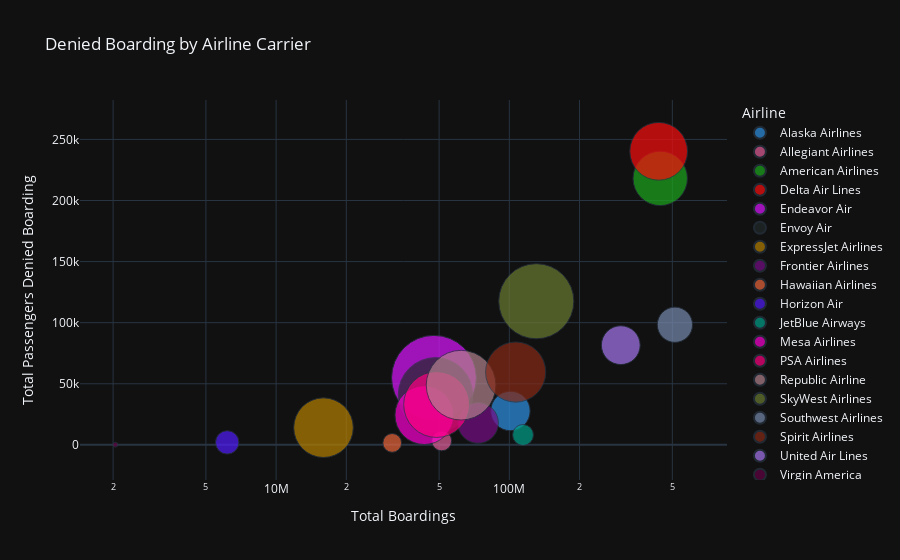

This figure's notebook cell:
### Code cell
fig = px.scatter(denied_boarding.groupby('CARRIER').sum(numeric_only=True).reset_index(), 
                 x=6, y="total_denials",
	         size="perc_denied_boarding", color="CARRIER",
                 hover_name="CARRIER", log_x=True, size_max=60, 
                 labels={
                     "6": "Total Boardings",
                     "total_denials": "Total Passengers Denied Boarding",
                     "CARRIER": "Airline",
                     "perc_denied_boarding":"Percent Denied Boarding"
                 },
                title="Denied Boarding by Airline Carrier", 
                color_discrete_sequence=px.colors.qualitative.Dark24)
fig.show()

### Figure 1 — Plotly figure (JSON) as saved in the notebook; plotly's stock layout.template omitted (floating-point values rounded to 4 significant figures)
{"data": [{"hovertemplate": "<b>%{hovertext}</b><br><br>Airline=Alaska Airlines<br>Total Boardings=%{x}<br>Total Passengers Denied Boarding=%{y}<br>Percent Denied Boarding=%{marker.size}<extra></extra>", "hovertext": ["Alaska Airlines"], "legendgroup": "Alaska Airlines", "marker": {"color": "#2E91E5", "size": [0.3563], "sizemode": "area", "sizeref": 0.0004576, "symbol": "circle"}, "mode": "markers", "name": "Alaska Airlines", "orientation": "v", "showlegend": true, "type": "scatter", "x": [101104099], "xaxis": "x", "y": [27723], "yaxis": "y"}, {"hovertemplate": "<b>%{hovertext}</b><br><br>Airline=Allegiant Airlines<br>Total Boardings=%{x}<br>Total Passengers Denied Boarding=%{y}<br>Percent Denied Boarding=%{marker.size}<extra></extra>", "hovertext": ["Allegiant Airlines"], "legendgroup": "Allegiant Airlines", "marker": {"color": "#E15F99", "size": [0.0908], "sizemode": "area", "sizeref": 0.0004576, "symbol": "circle"}, "mode": "markers", "name": "Allegiant Airlines", "orientation": "v", "showlegend": true, "type": "scatter", "x": [51288460], "xaxis": "x", "y": [3243], "yaxis": "y"}, {"hovertemplate": "<b>%{hovertext}</b><br><br>Airline=American Airlines<br>Total Boardings=%{x}<br>Total Passengers Denied Boarding=%{y}<br>Percent Denied Boarding=%{marker.size}<extra></extra>", "hovertext": ["American Airlines"], "legendgroup": "American Airlines", "marker": {"color": "#1CA71C", "size": [0.6784], "sizemode": "area", "sizeref": 0.0004576, "symbol": "circle"}, "mode": "markers", "name": "American Airlines", "orientation": "v", "showlegend": true, "type": "scatter", "x": [443604525], "xaxis": "x", "y": [218090], "yaxis": "y"}, {"hovertemplate": "<b>%{hovertext}</b><br><br>Airline=Delta Air Lines<br>Total Boardings=%{x}<br>Total Passengers Denied Boarding=%{y}<br>Percent Denied Boarding=%{marker.size}<extra></extra>", "hovertext": ["Delta Air Lines"], "legendgroup": "Delta Air Lines", "marker": {"color": "#FB0D0D", "size": [0.7641], "sizemode": "area", "sizeref": 0.0004576, "symbol": "circle"}, "mode": "markers", "name": "Delta Air Lines", "orientation": "v", "showlegend": true, "type": "scatter", "x": [436882426], "xaxis": "x", "y": [240282], "yaxis": "y"}, {"hovertemplate": "<b>%{hovertext}</b><br><br>Airline=Endeavor Air<br>Total Boardings=%{x}<br>Total Passengers Denied Boarding=%{y}<br>Percent Denied Boarding=%{marker.size}<extra></extra>", "hovertext": ["Endeavor Air"], "legendgroup": "Endeavor Air", "marker": {"color": "#DA16FF", "size": [1.647], "sizemode": "area", "sizeref": 0.0004576, "symbol": "circle"}, "mode": "markers", "name": "Endeavor Air", "orientation": "v", "showlegend": true, "type": "scatter", "x": [47518056], "xaxis": "x", "y": [54878], "yaxis": "y"}, {"hovertemplate": "<b>%{hovertext}</b><br><br>Airline=Envoy Air<br>Total Boardings=%{x}<br>Total Passengers Denied Boarding=%{y}<br>Percent Denied Boarding=%{marker.size}<extra></extra>", "hovertext": ["Envoy Air"], "legendgroup": "Envoy Air", "marker": {"color": "#222A2A", "size": [1.266], "sizemode": "area", "sizeref": 0.0004576, "symbol": "circle"}, "mode": "markers", "name": "Envoy Air", "orientation": "v", "showlegend": true, "type": "scatter", "x": [48232731], "xaxis": "x", "y": [40948], "yaxis": "y"}, {"hovertemplate": "<b>%{hovertext}</b><br><br>Airline=ExpressJet Airlines<br>Total Boardings=%{x}<br>Total Passengers Denied Boarding=%{y}<br>Percent Denied Boarding=%{marker.size}<extra></extra>", "hovertext": ["ExpressJet Airlines"], "legendgroup": "ExpressJet Airlines", "marker": {"color": "#B68100", "size": [0.8132], "sizemode": "area", "sizeref": 0.0004576, "symbol": "circle"}, "mode": "markers", "name": "ExpressJet Airlines", "orientation": "v", "showlegend": true, "type": "scatter", "x": [15968868], "xaxis": "x", "y": [14048], "yaxis": "y"}, {"hovertemplate": "<b>%{hovertext}</b><br><br>Airline=Frontier Airlines<br>Total Boardings=%{x}<br>Total Passengers Denied Boarding=%{y}<br>Percent Denied Boarding=%{marker.size}<extra></extra>", "hovertext": ["Frontier Airlines"], "legendgroup": "Frontier Airlines", "marker": {"color": "#750D86", "size": [0.378], "sizemode": "area", "sizeref": 0.0004576, "symbol": "circle"}, "mode": "markers", "name": "Frontier Airlines", "orientation": "v", "showlegend": true, "type": "scatter", "x": [73460277], "xaxis": "x", "y": [17892], "yaxis": "y"}, {"hovertemplate": "<b>%{hovertext}</b><br><br>Airline=Hawaiian Airlines<br>Total Boardings=%{x}<br>Total Passengers Denied Boarding=%{y}<br>Percent Denied Boarding=%{marker.size}<extra></extra>", "hovertext": ["Hawaiian Airlines"], "legendgroup": "Hawaiian Airlines", "marker": {"color": "#EB663B", "size": [0.0808], "sizemode": "area", "sizeref": 0.0004576, "symbol": "circle"}, "mode": "markers", "name": "Hawaiian Airlines", "orientation": "v", "showlegend": true, "type": "scatter", "x": [31462717], "xaxis": "x", "y": [1573], "yaxis": "y"}, {"hovertemplate": "<b>%{hovertext}</b><br><br>Airline=Horizon Air<br>Total Boardings=%{x}<br>Total Passengers Denied Boarding=%{y}<br>Percent Denied Boarding=%{marker.size}<extra></extra>", "hovertext": ["Horizon Air"], "legendgroup": "Horizon Air", "marker": {"color": "#511CFB", "size": [0.1253], "sizemode": "area", "sizeref": 0.0004576, "symbol": "circle"}, "mode": "markers", "name": "Horizon Air", "orientation": "v", "showlegend": true, "type": "scatter", "x": [6171662], "xaxis": "x", "y": [2009], "yaxis": "y"}, {"hovertemplate": "<b>%{hovertext}</b><br><br>Airline=JetBlue Airways<br>Total Boardings=%{x}<br>Total Passengers Denied Boarding=%{y}<br>Percent Denied Boarding=%{marker.size}<extra></extra>", "hovertext": ["JetBlue Airways"], "legendgroup": "JetBlue Airways", "marker": {"color": "#00A08B", "size": [0.1005], "sizemode": "area", "sizeref": 0.0004576, "symbol": "circle"}, "mode": "markers", "name": "JetBlue Airways", "orientation": "v", "showlegend": true, "type": "scatter", "x": [114478024], "xaxis": "x", "y": [8094], "yaxis": "y"}, {"hovertemplate": "<b>%{hovertext}</b><br><br>Airline=Mesa Airlines<br>Total Boardings=%{x}<br>Total Passengers Denied Boarding=%{y}<br>Percent Denied Boarding=%{marker.size}<extra></extra>", "hovertext": ["Mesa Airlines"], "legendgroup": "Mesa Airlines", "marker": {"color": "#FB00D1", "size": [0.7911], "sizemode": "area", "sizeref": 0.0004576, "symbol": "circle"}, "mode": "markers", "name": "Mesa Airlines", "orientation": "v", "showlegend": true, "type": "scatter", "x": [43209724], "xaxis": "x", "y": [24334], "yaxis": "y"}, {"hovertemplate": "<b>%{hovertext}</b><br><br>Airline=PSA Airlines<br>Total Boardings=%{x}<br>Total Passengers Denied Boarding=%{y}<br>Percent Denied Boarding=%{marker.size}<extra></extra>", "hovertext": ["PSA Airlines"], "legendgroup": "PSA Airlines", "marker": {"color": "#FC0080", "size": [0.994], "sizemode": "area", "sizeref": 0.0004576, "symbol": "circle"}, "mode": "markers", "name": "PSA Airlines", "orientation": "v", "showlegend": true, "type": "scatter", "x": [48783231], "xaxis": "x", "y": [33011], "yaxis": "y"}, {"hovertemplate": "<b>%{hovertext}</b><br><br>Airline=Republic Airline<br>Total Boardings=%{x}<br>Total Passengers Denied Boarding=%{y}<br>Percent Denied Boarding=%{marker.size}<extra></extra>", "hovertext": ["Republic Airline"], "legendgroup": "Republic Airline", "marker": {"color": "#B2828D", "size": [1.112], "sizemode": "area", "sizeref": 0.0004576, "symbol": "circle"}, "mode": "markers", "name": "Republic Airline", "orientation": "v", "showlegend": true, "type": "scatter", "x": [62113029], "xaxis": "x", "y": [48839], "yaxis": "y"}, {"hovertemplate": "<b>%{hovertext}</b><br><br>Airline=SkyWest Airlines<br>Total Boardings=%{x}<br>Total Passengers Denied Boarding=%{y}<br>Percent Denied Boarding=%{marker.size}<extra></extra>", "hovertext": ["SkyWest Airlines"], "legendgroup": "SkyWest Airlines", "marker": {"color": "#6C7C32", "size": [1.291], "sizemode": "area", "sizeref": 0.0004576, "symbol": "circle"}, "mode": "markers", "name": "SkyWest Airlines", "orientation": "v", "showlegend": true, "type": "scatter", "x": [130497633], "xaxis": "x", "y": [117556], "yaxis": "y"}, {"hovertemplate": "<b>%{hovertext}</b><br><br>Airline=Southwest Airlines<br>Total Boardings=%{x}<br>Total Passengers Denied Boarding=%{y}<br>Percent Denied Boarding=%{marker.size}<extra></extra>", "hovertext": ["Southwest Airlines"], "legendgroup": "Southwest Airlines", "marker": {"color": "#778AAE", "size": [0.285], "sizemode": "area", "sizeref": 0.0004576, "symbol": "circle"}, "mode": "markers", "name": "Southwest Airlines", "orientation": "v", "showlegend": true, "type": "scatter", "x": [512845258], "xaxis": "x", "y": [98302], "yaxis": "y"}, {"hovertemplate": "<b>%{hovertext}</b><br><br>Airline=Spirit Airlines<br>Total Boardings=%{x}<br>Total Passengers Denied Boarding=%{y}<br>Percent Denied Boarding=%{marker.size}<extra></extra>", "hovertext": ["Spirit Airlines"], "legendgroup": "Spirit Airlines", "marker": {"color": "#862A16", "size": [0.8289], "sizemode": "area", "sizeref": 0.0004576, "symbol": "circle"}, "mode": "markers", "name": "Spirit Airlines", "orientation": "v", "showlegend": true, "type": "scatter", "x": [106456142], "xaxis": "x", "y": [59563], "yaxis": "y"}, {"hovertemplate": "<b>%{hovertext}</b><br><br>Airline=United Air Lines<br>Total Boardings=%{x}<br>Total Passengers Denied Boarding=%{y}<br>Percent Denied Boarding=%{marker.size}<extra></extra>", "hovertext": ["United Air Lines"], "legendgroup": "United Air Lines", "marker": {"color": "#A777F1", "size": [0.3451], "sizemode": "area", "sizeref": 0.0004576, "symbol": "circle"}, "mode": "markers", "name": "United Air Lines", "orientation": "v", "showlegend": true, "type": "scatter", "x": [300500299], "xaxis": "x", "y": [81577], "yaxis": "y"}, {"hovertemplate": "<b>%{hovertext}</b><br><br>Airline=Virgin America <br>Total Boardings=%{x}<br>Total Passengers Denied Boarding=%{y}<br>Percent Denied Boarding=%{marker.size}<extra></extra>", "hovertext": ["Virgin America "], "legendgroup": "Virgin America ", "marker": {"color": "#620042", "size": [0.0054], "sizemode": "area", "sizeref": 0.0004576, "symbol": "circle"}, "mode": "markers", "name": "Virgin America ", "orientation": "v", "showlegend": true, "type": "scatter", "x": [2045185], "xaxis": "x", "y": [111], "yaxis": "y"}], "layout": {"legend": {"itemsizing": "constant", "title": {"text": "Airline"}, "tracegroupgap": 0}, "title": {"text": "Denied Boarding by Airline Carrier"}, "xaxis": {"anchor": "y", "domain": [0, 1], "title": {"text": "Total Boardings"}, "type": "log"}, "yaxis": {"anchor": "x", "domain": [0, 1], "title": {"text": "Total Passengers Denied Boarding"}}}}
